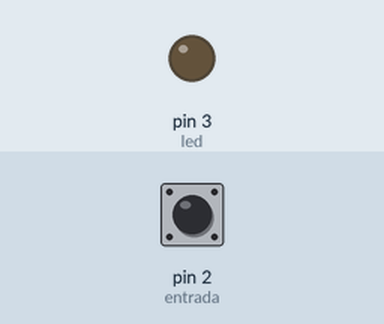
Bench run of a sketch on a simulated Arduino Uno, built with avr-gcc and run on an emulated ATmega328P. Shown: output pins drawn as LEDs (lit = HIGH). Dashed ring = blinking. The inputs (shaded band) are chosen by the test bench; at power-on: pin 2 (entrada) HIGH.

Above: at 1.2 s.
1.3 s: pin 2 (entrada) pulled LOW for 0.15 s
At 1.7 s:
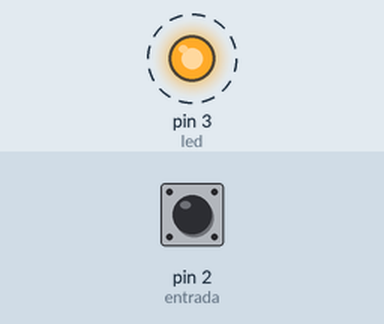
4.1 s: pin 2 (entrada) pulled LOW for 3.2 s
At 4.5 s:
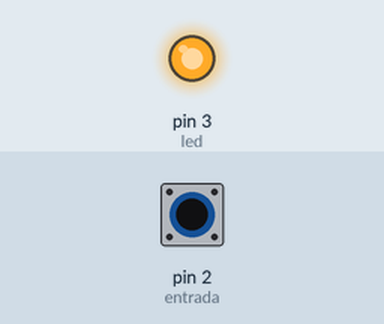
Timing chart, 0 to 9.3 s (numbered marks = the images above; inputs shaded):
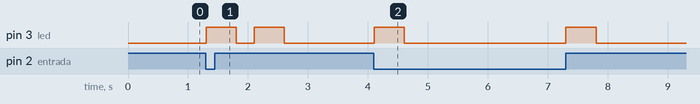

The sketch:

Persano_boton_con_delay_contador.ino
```cpp
int entrada = 2;
int led = 3;
int estadoPulsador;
int contador;
bool paso1 = false;
bool paso2 = false;

void setup() {

pinMode(entrada,INPUT_PULLUP);
pinMode(led, OUTPUT);

digitalWrite(led, LOW);

}

void loop() {

estadoPulsador = digitalRead(entrada);
digitalWrite(led, LOW);


  if (estadoPulsador == LOW && paso1 == false){
          digitalWrite(led, HIGH);
          delay(500);
          contador=1;
          if(contador==1){
          digitalWrite(led, LOW);
          delay(300);
          paso1=true;
          paso2=true;
          contador=2;}

  }

  if (estadoPulsador == HIGH && paso2==true){
  	if(contador==2){
          digitalWrite(led, HIGH);
          delay(500);
          contador=3;
          if(contador==3){
          digitalWrite(led, LOW);
          delay(300);
          paso1=false;
          paso2=false;
          contador=0;}}


  }


}
```

Measured:
- after the input at 1.3 s, pin 3 (led): alternates HIGH for 0.50 s and LOW for 0.30 s, 4 changes in all, then stays LOW, starting at once
- after the input at 4.1 s, pin 3 (led): alternates HIGH for 0.50 s and LOW for 2.7 s, 4 changes in all, then stays LOW, starting at once
